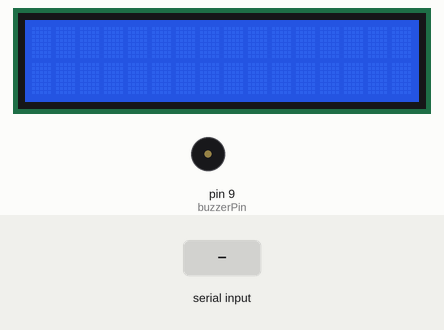
The sketch below on a simulated Arduino Uno, built with avr-gcc and run on an emulated ATmega328P. Shown: 16×2 character LCD, buzzer (waves = sounding). Inputs (shaded band) come from the test bench. What the sketch prints to the serial monitor is not drawn.

Above: at 1.2 s.
1.3 s: "c" received over Serial
At 1.65 s:
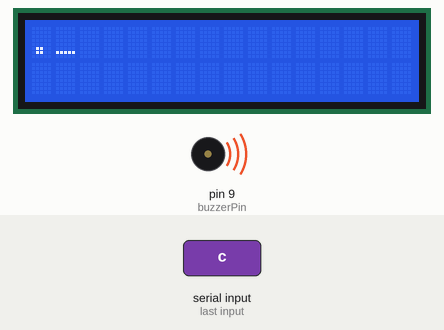
At 2.25 s:
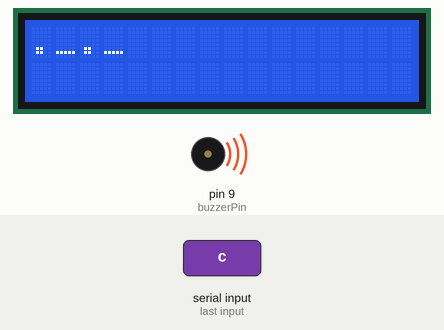
3.5 s: "d" received over Serial
At 4.35 s:
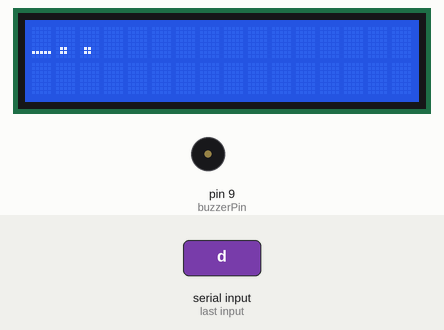
Timing chart, 0 to 6.5 s (numbered marks = the images above; inputs shaded):
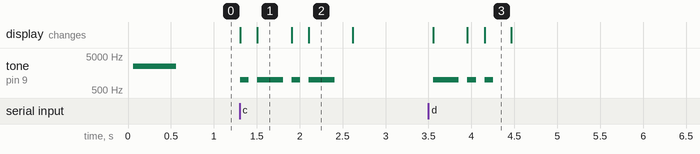

The sketch:

main.ino
```cpp
/*
       Morse Code Converter
          Final Version

                    -Domantas Lankutis
*/

#include <HashMap.h>
#include <LiquidCrystal.h>

const int buzzerPin = 9;
const int ledPin = 13;
const int DELAY = 200;
const int NOTE_DURATION = 100;
const int FREQUENCY = 1000;
const int rs = 12, en = 11, d4 = 5, d5 = 4, d6 = 3, d7 = 2;
LiquidCrystal lcd(rs, en, d4, d5, d6, d7);

char letter;

const byte HASH_SIZE = 27;
HashType<char,char*> hashRawArray[HASH_SIZE];
HashMap<char,char*> hashMorse = HashMap<char, char*>(hashRawArray, HASH_SIZE);

void setup() {
  Serial.begin(9600);

  hashMorse[0]('a',"cd");               // Circle = "c"
  hashMorse[1]('b',"dccc");             // Dash   = "d"
  hashMorse[2]('c',"cdcd");
  hashMorse[3]('d',"dcc");
  hashMorse[4]('e',"c");
  hashMorse[5]('f',"ccdc");
  hashMorse[6]('g',"ddc");
  hashMorse[7]('h',"cccc");
  hashMorse[8]('i',"cc");
  hashMorse[9]('j',"cddd");
  hashMorse[10]('k',"dcd");
  hashMorse[11]('l',"cdcc");
  hashMorse[12]('m',"dd");
  hashMorse[13]('n',"dc");
  hashMorse[14]('o',"ddd");
  hashMorse[15]('p',"cddc");
  hashMorse[16]('q',"ddcd");
  hashMorse[17]('r',"cdc");
  hashMorse[18]('s',"ccc");
  hashMorse[19]('t',"d");
  hashMorse[20]('u',"ccd");
  hashMorse[21]('v',"cccd");
  hashMorse[22]('w',"cdd");
  hashMorse[23]('x',"dccd");
  hashMorse[24]('y',"dcdd");
  hashMorse[25]('z',"ddcc");
  hashMorse[26](' ' ,"s");

  lcd.begin(16,2);
  tone(buzzerPin, 2500, 500);
  Serial.println("Device ready...");
}

void loop() {

  lcd.begin(16,2);

  if (Serial.available() > 0){
    letter = Serial.read();
    String tempOut = hashMorse.getValueOf(letter);
    for(int i = 0; i < tempOut.length(); i++){
      Serial.println(tempOut[i]);
      if(tolower(tempOut[i]) == 'c'){
        tone(buzzerPin, FREQUENCY,NOTE_DURATION);
        digitalWrite(ledPin, HIGH);
        lcd.print(".");
        delay(DELAY);
      }
      if(tolower(tempOut[i]) == 'd'){
        tone(buzzerPin, FREQUENCY,NOTE_DURATION*3);
        digitalWrite(ledPin, HIGH);
        lcd.print("_");
        delay(DELAY*2);
      }
      if(tolower(tempOut[i]) == 's'){
        delay(DELAY*2);
      }
      digitalWrite(ledPin, LOW);
    }
    delay(DELAY/4);
  }
}
```

Measured:
- after the input at 1.3 s, tone on pin 9 (buzzerPin): plays 1000 Hz for 0.10 s, 1000 Hz for 0.30 s, 1000 Hz for 0.10 s, 1000 Hz for 0.30 s, starting at once; the display: first changes at once (image 1 shows a later state)
- after the input at 3.5 s, tone on pin 9 (buzzerPin): silent → 1000 Hz after 0.05 s, then repeats every 0.20 s: silent 0.10 s, 1000 Hz 0.10 s, until it stays silent from 4.3 s; the display: first changes after 0.05 s (image 3 shows a later state)
- what the display in image 2 shows lasts 0.5 s, from 2.1 s to 2.6 s
